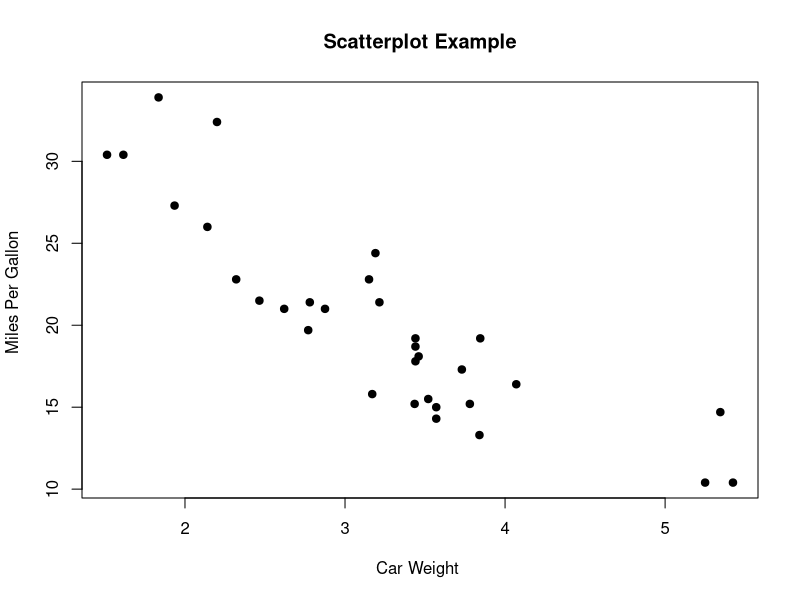
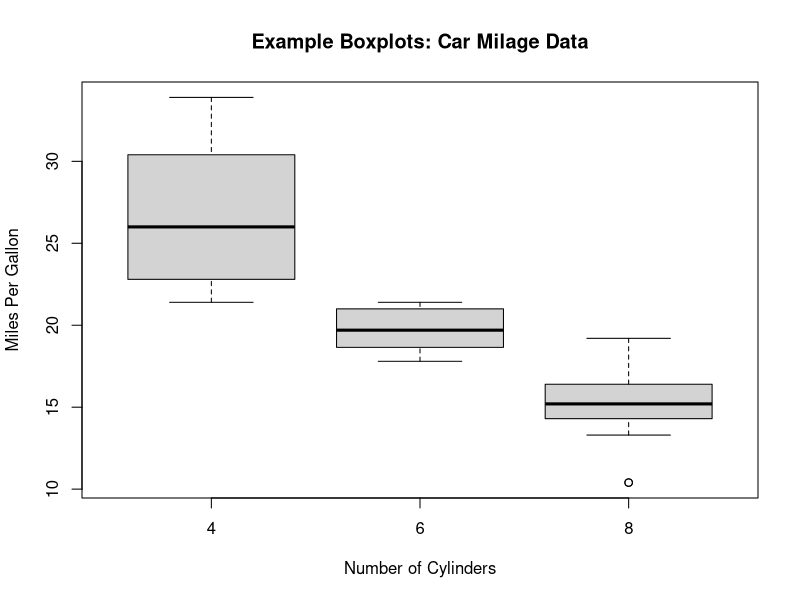
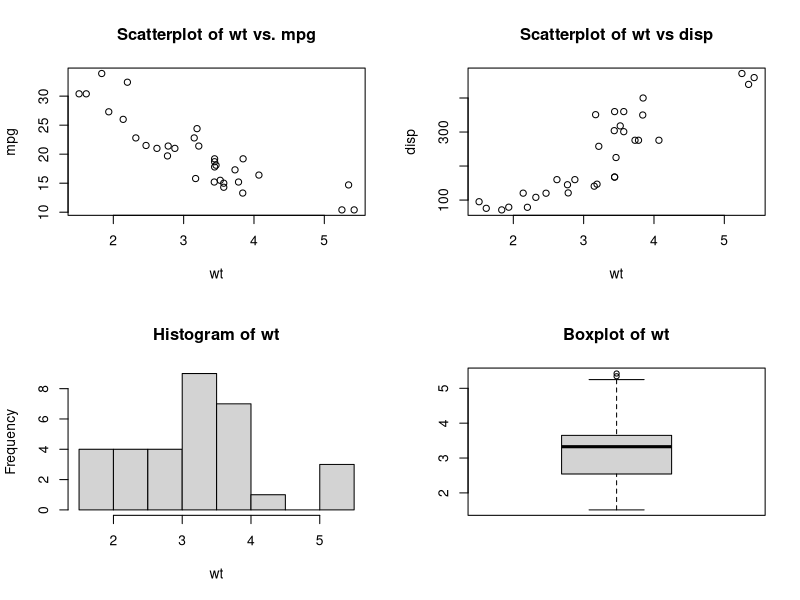
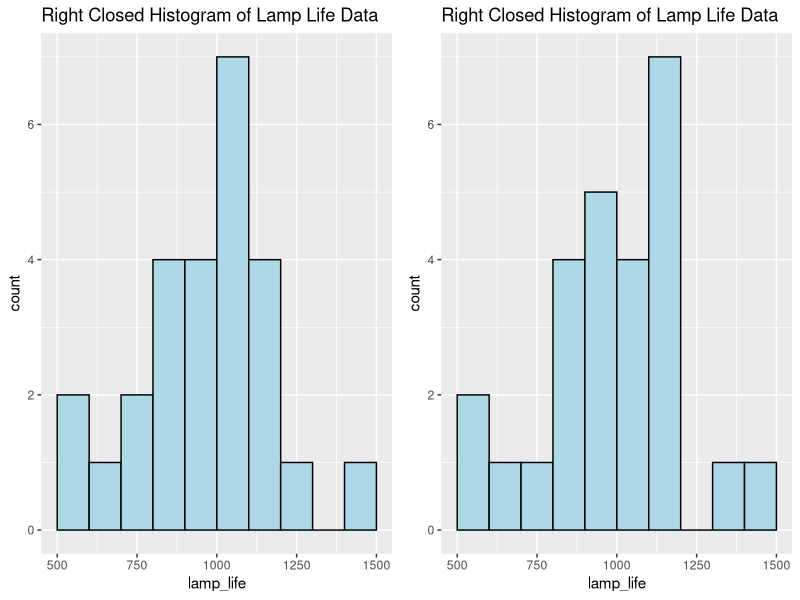

These figures' R source, in order:
## ---- chunk 1
attach(mtcars)
plot(wt, mpg, main="Scatterplot Example", 
   xlab="Car Weight ", ylab="Miles Per Gallon ", pch=19)
## ---- chunk 2
boxplot(mpg~cyl,data=mtcars, main="Example Boxplots: Car Milage Data", 
   xlab="Number of Cylinders", ylab="Miles Per Gallon")
## ---- chunk 3
par(mfrow=c(2,2))
plot(wt,mpg, main="Scatterplot of wt vs. mpg")
plot(wt,disp, main="Scatterplot of wt vs disp")
hist(wt, main="Histogram of wt")
boxplot(wt, main="Boxplot of wt")
## ---- chunk 4
library(gridExtra)
library(ggplot2)
lamp_life <- c(1080, 896, 958, 1153, 900, 860, 1070, 800, 1070, 909, 1100, 940, 1110, 940, 1122, 1100, 1300, 1070, 890, 1106, 704, 500, 500, 620, 1500, 1100)
## ---- chunk 5
df <- data.frame(lamp_life)
p1 <- ggplot(df, aes(lamp_life)) +
  geom_histogram(binwidth = 100, boundary = 1000,
                 fill = "lightBlue", col = "black",
                 right = TRUE) +
  ggtitle("Right Closed Histogram of Lamp Life Data")

p2 <- ggplot(df, aes(lamp_life)) +
  geom_histogram(binwidth = 100, boundary = 1000,
                 fill = "lightBlue", col = "black",
                 right = FALSE) +
  ggtitle("Right Closed Histogram of Lamp Life Data")

grid.arrange(p1, p2, ncol = 2) 
## ---- chunk 6

